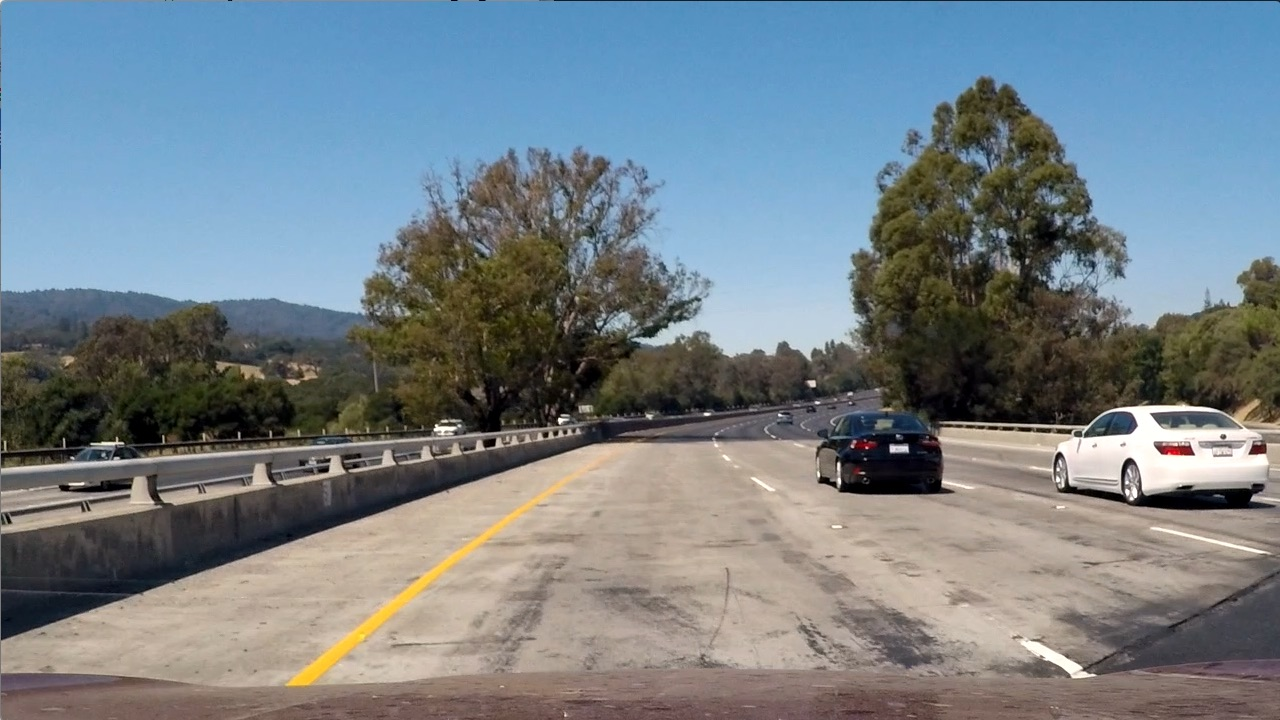
#> input picture CarND-Vehicle-Detection/test_images/test1.jpg, 1280 x 720 px; its folder holds 6 pictures in this run
$ jupyter execute --allow-errors P5_Hog.ipynb   (shell and % lines are left out)   (older library calls are emulated)
#> lines starting #> are read from the running program, lines starting #| are printed output that depends on the picture; after the words box and inside, x2 and y2 are one past the last pixel; in counts of white or black regions, pixels touching at a corner belong together
[cell 1]
import matplotlib.image as mpimg
import matplotlib.pyplot as plt
import numpy as np
import cv2
import glob
import time
from sklearn.svm import LinearSVC
from sklearn.preprocessing import StandardScaler
from skimage.feature import hog

# del svc, X_scaler, orient, pix_per_cell, cell_per_block, spatial_size, hist_bins
# global svc, X_scaler, orient, pix_per_cell, cell_per_block, spatial_size, hist_bins

# [37 lines left out: functions get_hog_features, bin_spatial, color_hist, not called in this run]

# Define a function to extract features from a list of images
# Have this function call bin_spatial() and color_hist()
def extract_features(imgs, color_space='RGB', spatial_size=(32, 32),
                        hist_bins=32, orient=9,
                        pix_per_cell=8, cell_per_block=2, hog_channel=0,
                        spatial_feat=True, hist_feat=True, hog_feat=True):
    # Create a list to append feature vectors to
#> (reads CarND-Vehicle-Detection/svc_pickle.p from the repository)
#> further down, image is the input picture: shape (720, 1280, 3); mean R, G, B 117.5, 128.7, 135.5
    features = []
    # Iterate through the list of images
    for file in imgs:
        file_features = []
        # Read in each one by one
        image = mpimg.imread(file)
        # apply color conversion if other than 'RGB'
        if color_space != 'RGB':
            if color_space == 'HSV':
                feature_image = cv2.cvtColor(image, cv2.COLOR_RGB2HSV)
            elif color_space == 'LUV':
                feature_image = cv2.cvtColor(image, cv2.COLOR_RGB2LUV)
            elif color_space == 'HLS':
                feature_image = cv2.cvtColor(image, cv2.COLOR_RGB2HLS)
            elif color_space == 'YUV':
                feature_image = cv2.cvtColor(image, cv2.COLOR_RGB2YUV)
            elif color_space == 'YCrCb':
                feature_image = cv2.cvtColor(image, cv2.COLOR_RGB2YCrCb)
        else: feature_image = np.copy(image)

        if spatial_feat == True:
            spatial_features = bin_spatial(feature_image, size=spatial_size)
            file_features.append(spatial_features)
        if hist_feat == True:
            # Apply color_hist()
            hist_features = color_hist(feature_image, nbins=hist_bins)
            file_features.append(hist_features)
        if hog_feat == True:
        # Call get_hog_features() with vis=False, feature_vec=True
            if hog_channel == 'ALL':
                hog_features = []
                for channel in range(feature_image.shape[2]):
                    hog_features.append(get_hog_features(feature_image[:,:,channel],
                                        orient, pix_per_cell, cell_per_block,
                                        vis=False, feature_vec=True))
                hog_features = np.ravel(hog_features)
            else:
                hog_features = get_hog_features(feature_image[:,:,hog_channel], orient,
                            pix_per_cell, cell_per_block, vis=False, feature_vec=True)
            # Append the new feature vector to the features list
            file_features.append(hog_features)
        features.append(np.concatenate(file_features))
    # Return list of feature vectors
    return features

# Define a function that takes an image,
# start and stop positions in both x and y,
# window size (x and y dimensions),
# and overlap fraction (for both x and y)
def slide_window(img, x_start_stop=[None, None], y_start_stop=[None, None],
                    xy_window=(64, 64), xy_overlap=(0.5, 0.5)):
    # If x and/or y start/stop positions not defined, set to image size
#> called with xy_window = (96, 96), xy_overlap = (0.5, 0.5)
    if x_start_stop[0] == None:
        x_start_stop[0] = 0
    if x_start_stop[1] == None:
        x_start_stop[1] = img.shape[1]
    if y_start_stop[0] == None:
        y_start_stop[0] = 0
    if y_start_stop[1] == None:
        y_start_stop[1] = img.shape[0]
    # Compute the span of the region to be searched
    xspan = x_start_stop[1] - x_start_stop[0]
#> xspan = 1280
    yspan = y_start_stop[1] - y_start_stop[0]
    # Compute the number of pixels per step in x/y
    nx_pix_per_step = np.int(xy_window[0]*(1 - xy_overlap[0]))
    ny_pix_per_step = np.int(xy_window[1]*(1 - xy_overlap[1]))
    # Compute the number of windows in x/y
    nx_buffer = np.int(xy_window[0]*(xy_overlap[0]))
    ny_buffer = np.int(xy_window[1]*(xy_overlap[1]))
    nx_windows = np.int((xspan-nx_buffer)/nx_pix_per_step)
#> nx_windows = 25
    ny_windows = np.int((yspan-ny_buffer)/ny_pix_per_step)
    # Initialize a list to append window positions to
    window_list = []
    # Loop through finding x and y window positions
    # Note: you could vectorize this step, but in practice
    # you'll be considering windows one by one with your
    # classifier, so looping makes sense
    for ys in range(ny_windows):
        for xs in range(nx_windows):
            # Calculate window position
            startx = xs*nx_pix_per_step + x_start_stop[0]
            endx = startx + xy_window[0]
            starty = ys*ny_pix_per_step + y_start_stop[0]
            endy = starty + xy_window[1]

            # Append window position to list
            window_list.append(((startx, starty), (endx, endy)))
#> `windows = slide_window(image, x_start_stop=[None, None], y_start_stop=..`: windows = 125 items
    # Return the list of windows
    return window_list

# Define a function to draw bounding boxes
def draw_boxes(img, bboxes, color=(0, 0, 255), thick=6):
    # Make a copy of the image
    imcopy = np.copy(img)
    # Iterate through the bounding boxes
    for bbox in bboxes:
        # Draw a rectangle given bbox coordinates
        cv2.rectangle(imcopy, bbox[0], bbox[1], color, thick)
    # Return the image copy with boxes drawn
    return imcopy


from sklearn.model_selection import train_test_split

# Define a function to extract features from a single image window
# This function is very similar to extract_features()
# just for a single image rather than list of images
# [77 lines left out: functions single_img_features, search_windows, not called in this run]

[cell 2]
# Prepare dataset
import glob

cars = []
notcars = []

cars = glob.glob('dataset/vehicles/**/*.png')
notcars = glob.glob('dataset/non-vehicles/**/*.png')

# Reduce the sample size because
# The quiz evaluator times out after 13s of CPU time
print(len(cars))
print(len(notcars))
sample_size = 8000
cars = cars[0:sample_size]
notcars = notcars[0:sample_size]


color_space = 'YCrCb' # Can be RGB, HSV, LUV, HLS, YUV, YCrCb
orient = 9  # HOG orientations
pix_per_cell = 8 # HOG pixels per cell
cell_per_block = 2 # HOG cells per block
hog_channel = "ALL" # Can be 0, 1, 2, or "ALL"
spatial_size = (16, 16) # Spatial binning dimensions
hist_bins = 16    # Number of histogram bins
spatial_feat = True # Spatial features on or off
hist_feat = True # Histogram features on or off
hog_feat = True # HOG features on or off
y_start_stop = [None, None] # Min and max in y to search in slide_window()

car_features = extract_features(cars, color_space=color_space,
                        spatial_size=spatial_size, hist_bins=hist_bins,
                        orient=orient, pix_per_cell=pix_per_cell,
                        cell_per_block=cell_per_block,
                        hog_channel=hog_channel, spatial_feat=spatial_feat,
                        hist_feat=hist_feat, hog_feat=hog_feat)
notcar_features = extract_features(notcars, color_space=color_space,
                        spatial_size=spatial_size, hist_bins=hist_bins,
                        orient=orient, pix_per_cell=pix_per_cell,
                        cell_per_block=cell_per_block,
                        hog_channel=hog_channel, spatial_feat=spatial_feat,
                        hist_feat=hist_feat, hog_feat=hog_feat)

X = np.vstack((car_features, notcar_features)).astype(np.float64)
# Fit a per-column scaler
#> (the rest of this cell did not finish here and is left out)

[cell 3]
import pickle
dist_pickle = {}
#> (the rest of this cell did not finish here and is left out)

[cell 4]
import pickle
#> (the rest of this cell did not finish here and is left out)

[cell 5]
plt.figure(figsize=(16,20))

imageList = glob.glob("./test_images/*.jpg")


n = 1
#> (the rest of this cell did not finish here and is left out)

[cell 6]
import numpy as np
import cv2
from skimage.feature import hog
import matplotlib.image as mpimg
import matplotlib.pyplot as plt
import numpy as np
import pickle
import cv2

# [108 lines left out: functions convert_color, get_hog_features, bin_spatial, color_hist, find_cars, not called in this run]

[cell 7]
image = mpimg.imread("./test_images/test1.jpg")
draw_image = np.copy(image)


# Close Range
plt.figure(figsize=(20,20))
windows = slide_window(image, x_start_stop=[None, None], y_start_stop=[300, 700],
                    xy_window=(64*3, 64*3), xy_overlap=(0.5, 0.5))
#> windows = 36 items
window_img = draw_boxes(draw_image, windows, color=(255, 0, 0), thick=6)
#> the loop in draw_boxes, `for bbox in bboxes:` made 36 passes
#> bbox on passes 1 to 12: ((0, 300), (192, 492)), ((96, 300), (288, 492)), ((192, 300), (384, 492)), ((288, 300), (480, 492)), ((384, 300), (576, 492)), ((480, 300), (672, 492)), ((576, 300), (768, 492)), ((672, 300), (864, 492)), ((768, 300), (960, 492)), ((864, 300), (1056, 492)), ((960, 300), (1152, 492)), ((1056, 300), (1248, 492))
#> after the loop in draw_boxes, `for bbox in bboxes:`:
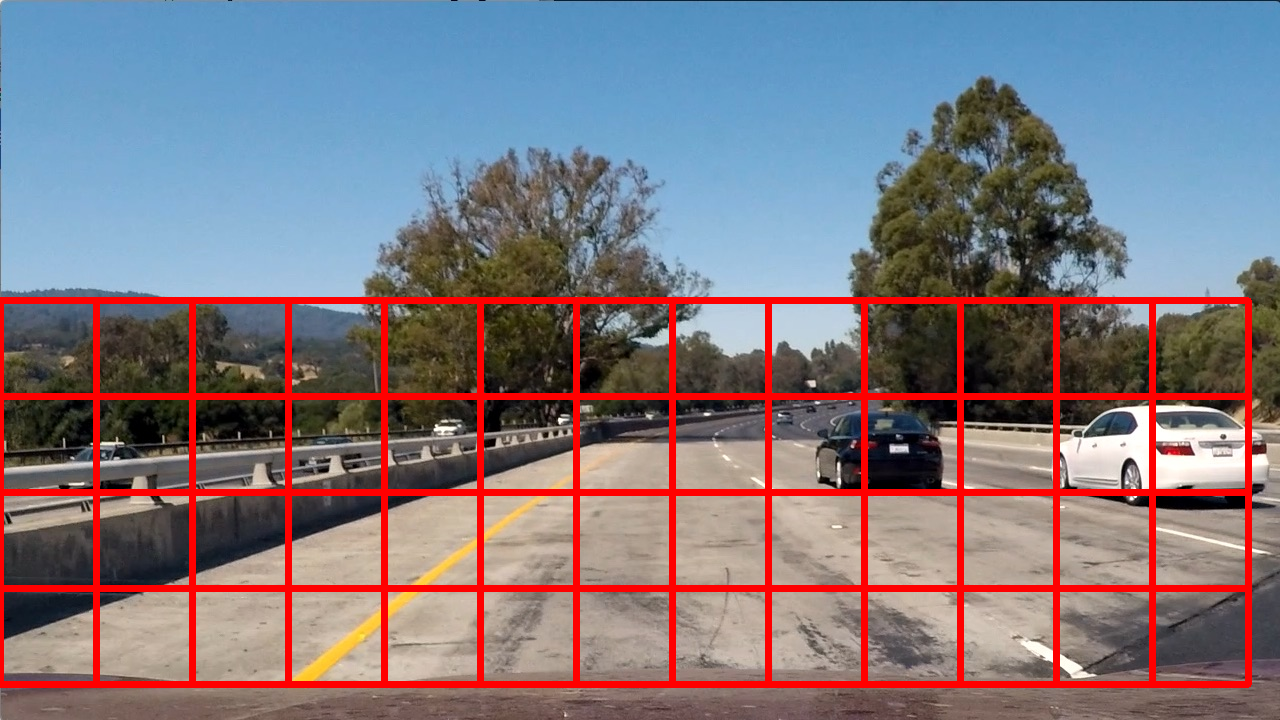
#> imcopy: shape (720, 1280, 3); 8.42% of pixels changed, all inside (x1, y1, x2, y2) = (0, 297, 1252, 688)
plt.subplot(1,3,1)
plt.imshow(window_img)
plt.title('Close Range, Scale=3, ystart=300, ystop=700')

# Mid Range
windows = slide_window(image, x_start_stop=[None, None], y_start_stop=[350, 600],
                    xy_window=(64*3//2, 64*3//2), xy_overlap=(0.5, 0.5))
#> windows = 100 items
window_img = draw_boxes(draw_image, windows, color=(0, 0, 255), thick=4)
#> call 2 of draw_boxes, with color = (0, 0, 255), thick = 4
#> the loop in draw_boxes (call 2), `for bbox in bboxes:` made 100 passes
#> bbox on passes 1 to 12: ((0, 350), (96, 446)), ((48, 350), (144, 446)), ((96, 350), (192, 446)), ((144, 350), (240, 446)), ((192, 350), (288, 446)), ((240, 350), (336, 446)), ((288, 350), (384, 446)), ((336, 350), (432, 446)), ((384, 350), (480, 446)), ((432, 350), (528, 446)), ((480, 350), (576, 446)), ((528, 350), (624, 446))
#> after the loop in draw_boxes (call 2), `for bbox in bboxes:`:
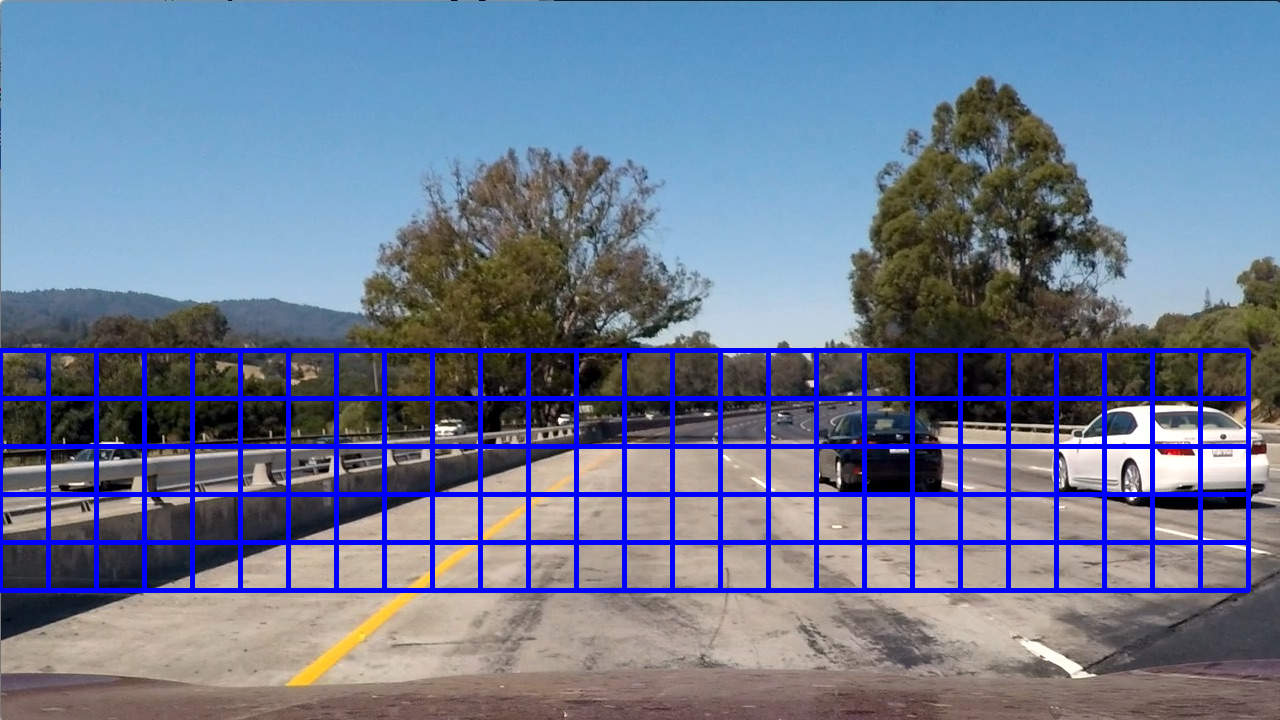
#> imcopy: shape (720, 1280, 3); 7.17% of pixels changed, all inside (x1, y1, x2, y2) = (0, 348, 1251, 593)
plt.subplot(1,3,2)
plt.imshow(window_img)
plt.title('Mid Range, Scale=1.5, ystart=350, ystop=600')

# Long Range
windows = slide_window(image, x_start_stop=[None, None], y_start_stop=[375, 500],
                    xy_window=(64*3//4, 64*3//4), xy_overlap=(0.5, 0.5))
#> windows = 208 items
window_img = draw_boxes(draw_image, windows, color=(0, 255, 0), thick=2)
#> call 3 of draw_boxes, with color = (0, 255, 0), thick = 2
#> the loop in draw_boxes (call 3), `for bbox in bboxes:` made 208 passes
#> bbox on passes 1 to 3: ((0, 375), (48, 423)), ((24, 375), (72, 423)), ((48, 375), (96, 423))
#> after the loop in draw_boxes (call 3), `for bbox in bboxes:`:
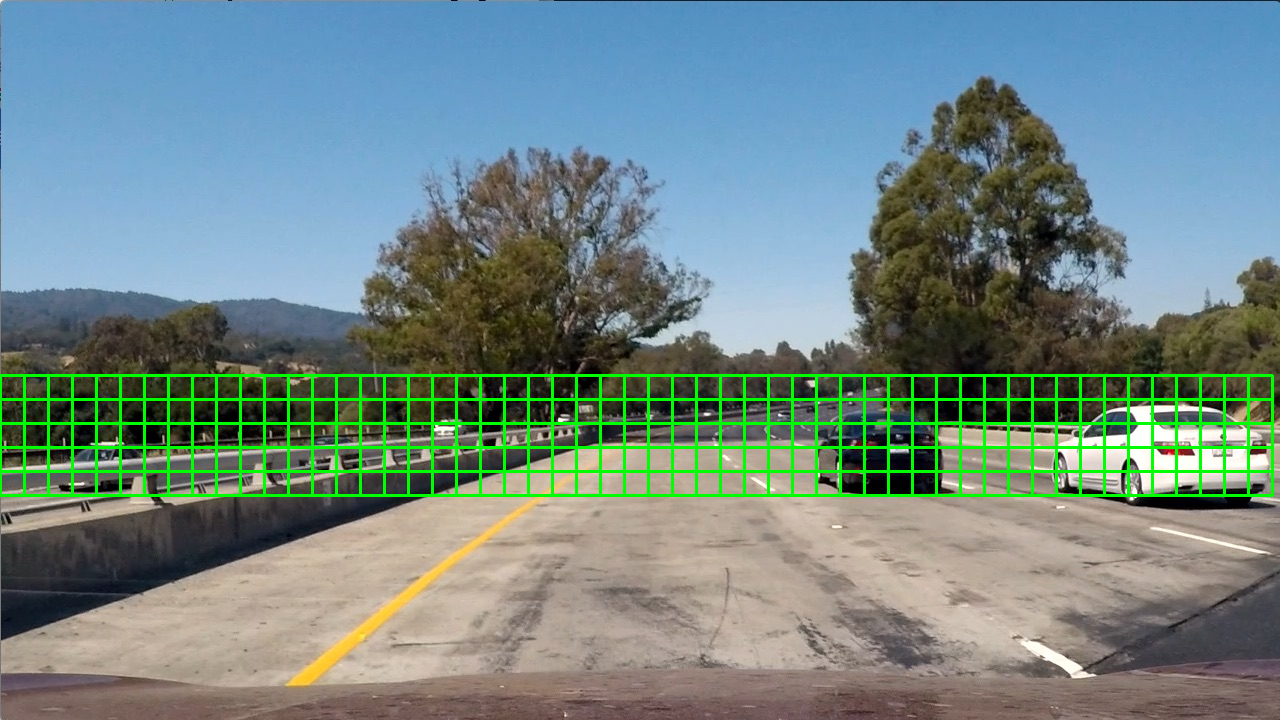
#> imcopy: shape (720, 1280, 3); 4.32% of pixels changed, all inside (x1, y1, x2, y2) = (0, 374, 1274, 497)
plt.subplot(1,3,3)
plt.imshow(window_img)
plt.title('Far Range, Scale=0.75, ystart=375, ystop=500')
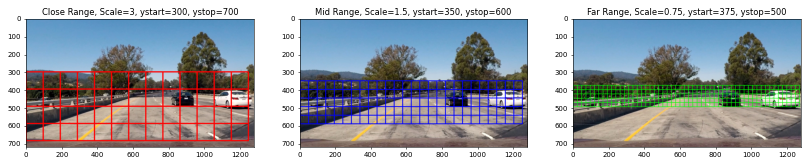
#> figure drawn by matplotlib, 3 panels

#> (a cell that did not finish here is left out)

[cell 9]
from scipy.ndimage.measurements import label

# [30 lines left out: functions add_heat, apply_threshold, draw_labeled_bboxes, not called in this run]


#> (the rest of this cell did not finish here and is left out)

[cell 10]
def hogPipeline(image):
    #     global svc, X_scaler, orient, pix_per_cell, cell_per_block, spatial_size, hist_bins
    # Close Range
    out_img_close, bbox_list_close = find_cars(image, 300, 700, 3, svc, X_scaler, orient, pix_per_cell, cell_per_block, spatial_size, hist_bins)
    # Mid Range
    out_img_mid, bbox_list_mid = find_cars(image, 350, 600, 1.5, svc, X_scaler, orient, pix_per_cell, cell_per_block, spatial_size, hist_bins)
    # Long Range
    out_img_long, bbox_list_long = find_cars(image, 400, 500, 0.75, svc, X_scaler, orient, pix_per_cell, cell_per_block, spatial_size, hist_bins)

    bbox_list = (bbox_list_close+bbox_list_mid+bbox_list_long)
    heat = np.zeros_like(image[:,:,0]).astype(np.float)
    # Add heat to each box in box list
    heat = add_heat(heat,bbox_list)

    # Apply threshold to help remove false positives
    heat = apply_threshold(heat,4)

    # Visualize the heatmap when displaying
    heatmap = np.clip(heat, 0, 255)

    # # Find final boxes from heatmap using label function
    labels = label(heatmap)
    draw_img = draw_labeled_bboxes(np.copy(image), labels)
    return draw_img

plt.figure(figsize=(15,10))
imageList = glob.glob("./test_images/*.jpg")
n = 1
#> (the rest of this cell did not finish here and is left out)

[cell 11]
from scipy.ndimage.filters import gaussian_filter
from moviepy.editor import VideoFileClip
from moviepy.editor import *
video_filename = "project_video"
#> video_filename = 'project_video'
#> (the rest of this cell did not finish here and is left out)
